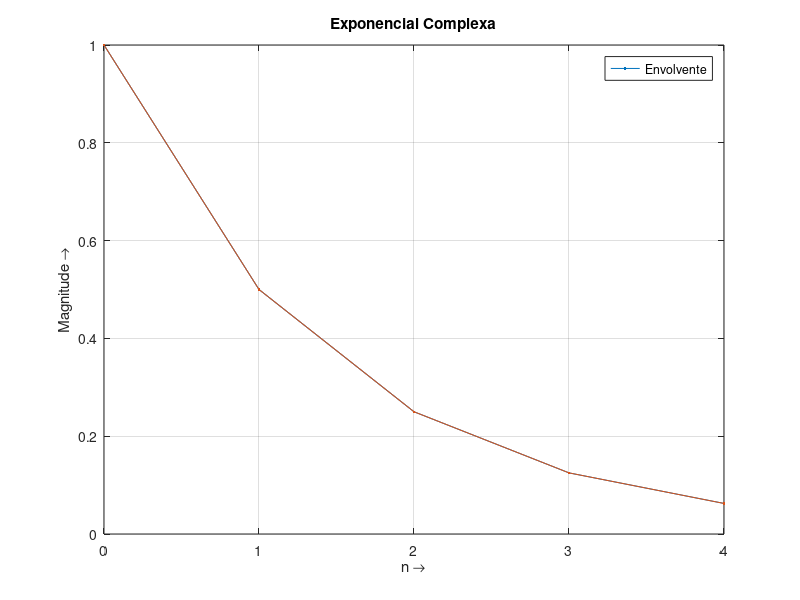
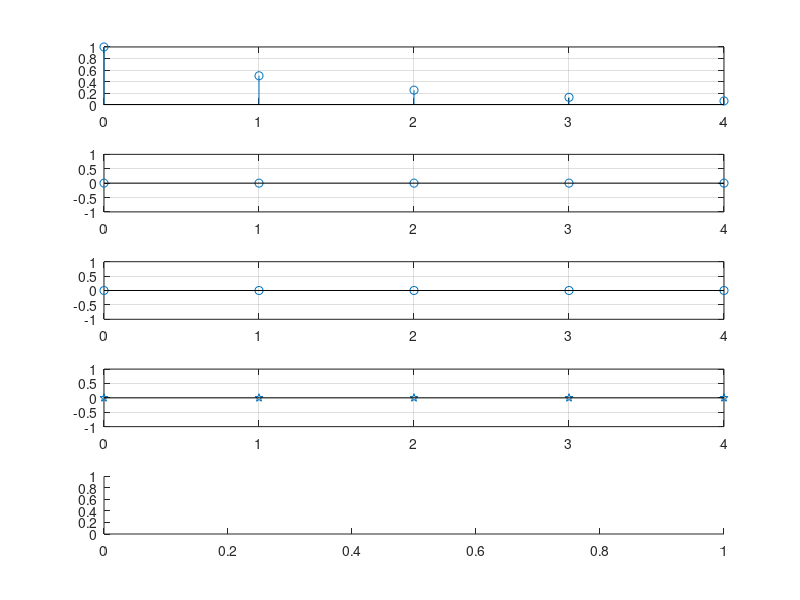

Write the MATLAB code that produced these figures, in order. (Note: this script raises an error after producing the figures.)
%{Problema 3 ficha 1}%

N = input('Enter an integer: ');
n = (0: N-1);
alpha = 0.5;
h = alpha .^ n;
plot(n' , [real(h)' abs(h)'] , '.-');grid
xlabel('n \rightarrow');
ylabel('Magnitude \rightarrow'); 
legend('Envolvente');
title('Exponencial Complexa');
figure(2);
subplot(5,1,1);
stem(n , real(h));grid
x=[zeros(1 , 20) ones(1 , 10) zeros(1 , max(N-30 , 0))];
x=x(1 : N);
subplot(5,1,2);
stem(n , x);grid
y=conv(real(h),x);
subplot(5,1,3);
%(version 1) stem((0:2*N-2) , y);grid
stem(n , y(1:N));grid
%alternative for convolution
subplot(5,1,4);
y1=filter(real(h),1,x);
stem(n , y1 , 'p');grid
subplot(5,1,5);
yy=[2-2.^-n(1:10) (2^10-1)*2.^(-n(11:end))];
max(abs(y(1:N)-yy))
stem(n , yy);grid